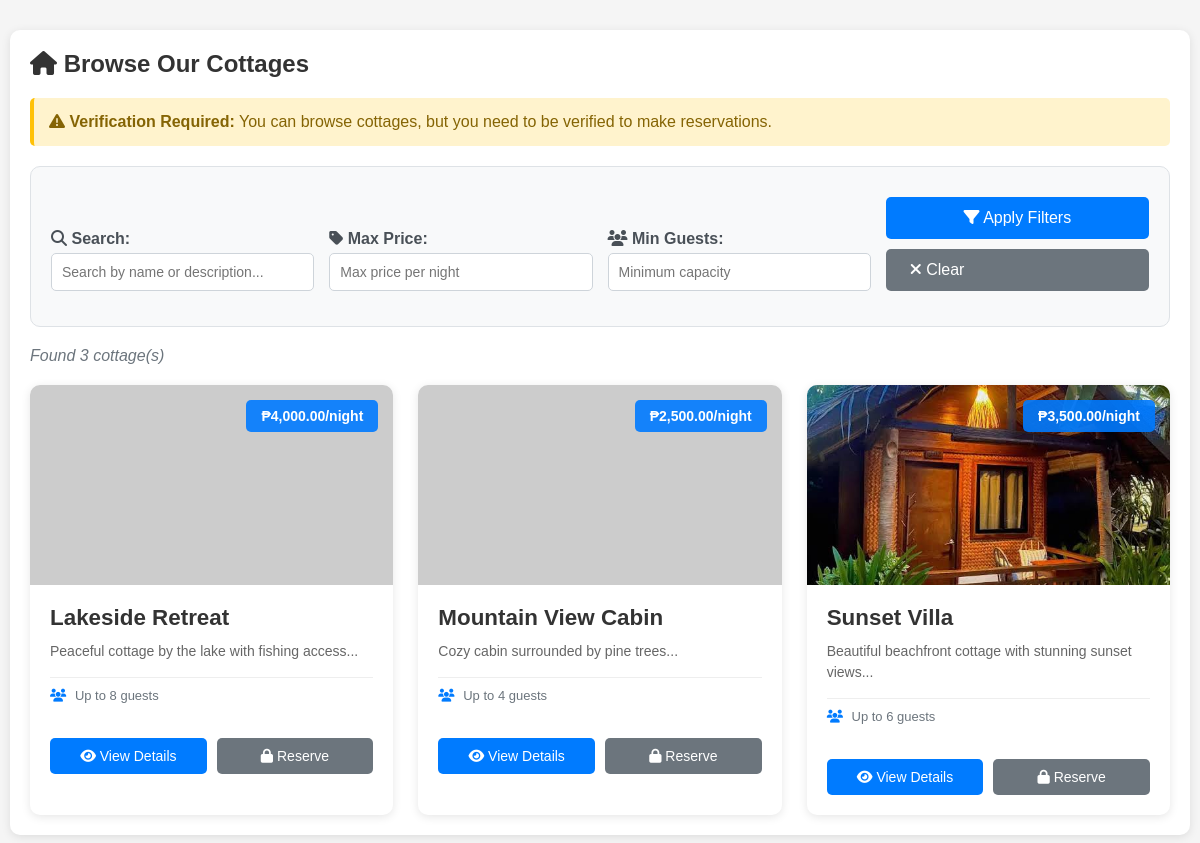
Page /user/cottages.php (signed in) on the committed database.
### tables this page shows
CREATE TABLE cottages (
    cottage_id INT AUTO_INCREMENT PRIMARY KEY,
    cottage_name VARCHAR(255) NOT NULL,
    description TEXT NULL,
    capacity INT NOT NULL,
    price_per_night DECIMAL(10,2) NOT NULL,
    is_active BOOLEAN DEFAULT TRUE,
    created_at DATETIME DEFAULT CURRENT_TIMESTAMP,
    updated_at DATETIME DEFAULT CURRENT_TIMESTAMP ON UPDATE CURRENT_TIMESTAMP,
    INDEX idx_is_active (is_active)
);

### includes/functions.php (called while the page is built, shortened)
<?php
require_once __DIR__ . '/../config/database.php';
function getUserProfile($user_id) {
    global $pdo;
    $stmt = $pdo->prepare("
        SELECT up.*, u.email, u.role
        FROM user_profiles up
        JOIN users u ON up.user_id = u.user_id
        WHERE up.user_id = ?
    ");
    $stmt->execute([$user_id]);
    return $stmt->fetch();
}
?>

### user/cottages.php (the view, shortened to what this page needs)
<?php
require_once '../includes/functions.php';
require_once '../config/session.php';
$user_profile = getUserProfile($_SESSION['user_id']);
$is_verified = $user_profile['verification_status'] === 'verified';
$search = $_GET['search'] ?? '';
$max_price = $_GET['max_price'] ?? '';
$min_capacity = $_GET['min_capacity'] ?? '';
$sql = "SELECT * FROM cottages WHERE is_active = TRUE";
$params = [];
$sql .= " ORDER BY cottage_name ASC";
$stmt = $pdo->prepare($sql);
$stmt->execute($params);
$cottages = $stmt->fetchAll();
$cottage_images = [];
foreach ($cottages as $cottage) {
    $stmt = $pdo->prepare("SELECT image_path FROM cottage_images WHERE cottage_id = ? AND is_primary = TRUE LIMIT 1");
    $stmt->execute([$cottage['cottage_id']]);
    $image = $stmt->fetch();
    $cottage_images[$cottage['cottage_id']] = $image ? $image['image_path'] : 'default_cottage.jpg';
}
?>
<!DOCTYPE html>
<html lang="en">
<head>
    <link rel="stylesheet" href="../css/style.css">
    <link rel="stylesheet" href="https://cdnjs.cloudflare.com/ajax/libs/font-awesome/6.4.0/css/all.min.css">
</head>
<body>
    <div class="container">
        <h2><i class="fas fa-home"></i> Browse Our Cottages</h2>
        <?php if (!$is_verified): ?>
        <div class="alert alert-warning">
            <i class="fas fa-exclamation-triangle"></i>
            <strong>Verification Required:</strong> You can browse cottages, but you need to be verified to make reservations.
        </div>
        <?php endif; ?>
        <div class="filter-section">
            <form method="GET" class="filter-form">
                <div class="form-row">
                    <div class="form-group">
                        <label><i class="fas fa-search"></i> Search:</label>
                        <input type="text" name="search" value="<?= htmlspecialchars($search) ?>"
                               placeholder="Search by name or description...">
                    </div>
                    <div class="form-group">
                        <label><i class="fas fa-tag"></i> Max Price:</label>
                        <input type="number" name="max_price" value="<?= htmlspecialchars($max_price) ?>"
                               placeholder="Max price per night">
                    </div>
                    <div class="form-group">
                        <label><i class="fas fa-users"></i> Min Guests:</label>
                        <input type="number" name="min_capacity" value="<?= htmlspecialchars($min_capacity) ?>"
                               placeholder="Minimum capacity">
                    </div>
                    <div class="form-group">
                        <button type="submit" class="btn btn-primary">
                            <i class="fas fa-filter"></i> Apply Filters
                        </button>
                        <a href="cottages.php" class="btn btn-secondary">
                            <i class="fas fa-times"></i> Clear
                        </a>
                    </div>
                </div>
            </form>
        </div>
        <div class="results-count">
            Found <?= count($cottages) ?> cottage(s)
        </div>
        <?php if (empty($cottages)): ?>
        <div class="no-results">
            <i class="fas fa-house-circle-xmark fa-3x"></i>
            <h3>No cottages found</h3>
            <p>Try adjusting your search filters</p>
        </div>
        <?php else: ?>
        <div class="cottage-grid">
            <?php foreach ($cottages as $cottage): ?>
            <div class="cottage-card">
                <div class="cottage-image">
                    <img src="../uploads/cottages/<?= htmlspecialchars($cottage_images[$cottage['cottage_id']]) ?>"
                         alt="<?= htmlspecialchars($cottage['cottage_name']) ?>"
                         onerror="this.src='https://via.placeholder.com/300x200?text=Cottage+Image'">
                    <div class="price-tag">
                        ₱<?= number_format($cottage['price_per_night'], 2) ?>/night
                    </div>
                </div>
                <div class="cottage-info">
                    <h3><?= htmlspecialchars($cottage['cottage_name']) ?></h3>
                    <p class="description"><?= htmlspecialchars(substr($cottage['description'], 0, 100)) ?>...</p>
                    <div class="cottage-meta">
                        <span><i class="fas fa-users"></i> Up to <?= $cottage['capacity'] ?> guests</span>
                    </div>
                    <div class="action-buttons">
                        <a href="cottage-details.php?id=<?= $cottage['cottage_id'] ?>" class="btn btn-primary">
                            <i class="fas fa-eye"></i> View Details
                        </a>
                        <?php if ($is_verified): ?>
                        <a href="reserve.php?cottage_id=<?= $cottage['cottage_id'] ?>" class="btn btn-success">
                            <i class="fas fa-calendar-check"></i> Reserve Now
                        </a>
                        <?php else: ?>
                        <button class="btn btn-secondary" disabled title="Verify your account to reserve">
                            <i class="fas fa-lock"></i> Reserve
                        </button>
                        <?php endif; ?>
                    </div>
                </div>
            </div>
            <?php endforeach; ?>
        </div>
        <?php endif; ?>
    </div>
</body>
</html>

### css/style.css (style rules this page uses)
* { margin: 0; padding: 0; box-sizing: border-box; }
body { font-family: Arial, sans-serif; background: #f5f5f5; padding: 10px; }
.container { max-width: 600px; margin: 0 auto; background: white; padding: 20px; border-radius: 10px; box-shadow: 0 2px 10px rgba(0,0,0,0.1); }
h1, h2, h3 { color: #333; margin-bottom: 20px; }
.form-group { margin-bottom: 15px; }
label { display: block; margin-bottom: 5px; font-weight: bold; color: #555; }
input[type="text"], input[type="email"], input[type="password"], input[type="date"], input[type="number"], textarea, select { width: 100%; padding: 12px; border: 1px solid #ddd; border-radius: 5px; font-size: 16px; }
button, .btn { display: inline-block; padding: 12px 24px; background: #007bff; color: white; border: none; border-radius: 5px; cursor: pointer; text-decoration: none; font-size: 16px; width: 100%; margin-top: 10px; }
.btn-secondary { background: #6c757d; }
.alert { padding: 15px; margin-bottom: 20px; border-radius: 5px; }
.container { max-width: 1200px; margin: 20px auto; padding: 20px; }
.filter-section { background: #f8f9fa; padding: 20px; border-radius: 10px; margin-bottom: 20px; border: 1px solid #dee2e6; }
.filter-form .form-row { display: flex; flex-wrap: wrap; gap: 15px; align-items: flex-end; }
.filter-form .form-group { flex: 1; min-width: 200px; }
.filter-form label { display: block; margin-bottom: 5px; font-weight: bold; color: #495057; }
.filter-form input { width: 100%; padding: 10px; border: 1px solid #ced4da; border-radius: 5px; font-size: 14px; }
.results-count { margin: 15px 0; color: #6c757d; font-style: italic; }
.cottage-grid { display: grid; grid-template-columns: repeat(auto-fill, minmax(300px, 1fr)); gap: 25px; margin-top: 20px; }
.cottage-card { background: white; border-radius: 10px; overflow: hidden; box-shadow: 0 2px 10px rgba(0,0,0,0.1); transition: transform 0.3s, box-shadow 0.3s; }
.cottage-image { position: relative; height: 200px; overflow: hidden; }
.cottage-image img { width: 100%; height: 100%; object-fit: cover; }
.price-tag { position: absolute; top: 15px; right: 15px; background: rgba(0, 123, 255, 0.9); color: white; padding: 8px 15px; border-radius: 5px; font-weight: bold; font-size: 14px; }
.cottage-info { padding: 20px; }
.cottage-info h3 { margin: 0 0 10px 0; color: #333; font-size: 1.4rem; }
.description { color: #666; font-size: 14px; margin-bottom: 15px; line-height: 1.5; }
.cottage-meta { display: flex; justify-content: space-between; align-items: center; padding: 10px 0; border-top: 1px solid #eee; margin-bottom: 15px; }
.cottage-meta span { color: #6c757d; font-size: 13px; }
.cottage-meta i { margin-right: 5px; color: #007bff; }
.action-buttons { display: flex; gap: 10px; }
.action-buttons .btn { flex: 1; padding: 10px; font-size: 14px; text-align: center; }
.alert { padding: 15px; border-radius: 5px; margin-bottom: 20px; border-left: 4px solid transparent; }
.alert-warning { background: #fff3cd; border-color: #ffc107; color: #856404; }

### rows in the picture
cottages: price_per_night "4,000.00", cottage_name "Lakeside Retreat", description "Peaceful cottage by the lake with fishing access", capacity "8"
cottages: price_per_night "2,500.00", cottage_name "Mountain View Cabin", description "Cozy cabin surrounded by pine trees", capacity "4"
cottages: shows a picture, price_per_night "3,500.00", cottage_name "Sunset Villa", description "Beautiful beachfront cottage with stunning sunset views", capacity "6"

### other values in the picture
count($cottages) "3"
